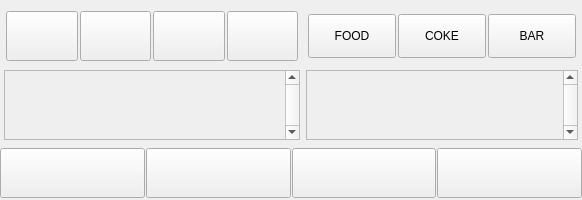
       <widget class="QWidget" name="wmenua" native="true">
        <property name="sizePolicy">
         <sizepolicy hsizetype="Preferred" vsizetype="Preferred">
          <horstretch>0</horstretch>
          <verstretch>0</verstretch>
         </sizepolicy>
        </property>
        <property name="minimumSize">
         <size>
          <width>0</width>
          <height>0</height>
         </size>
        </property>
        <layout class="QVBoxLayout" name="lmenua">
         <property name="spacing"><number>2</number></property><property name="leftMargin">
          <number>0</number>
         </property>
         <property name="topMargin">
          <number>0</number>
         </property>
         <property name="rightMargin">
          <number>0</number>
         </property>
         <property name="bottomMargin">
          <number>0</number>
         </property>
         <item><widget class="QWidget" name="wNewLookMenuRow"><layout class="QHBoxLayout" name="hlNewLookMenuRow"><property name="spacing"><number>2</number></property><property name="leftMargin"><number>2</number></property><property name="topMargin"><number>2</number></property><property name="rightMargin"><number>2</number></property><property name="bottomMargin"><number>2</number></property><item><widget class="QWidget" name="wNewLookGroupsCol"><property name="maximumSize"><size><width>300</width><height>16777215</height></size></property><property name="minimumSize"><size><width>300</width><height>0</height></size></property><layout class="QVBoxLayout" name="vlNewLookGroups"><property name="spacing"><number>2</number></property><property name="leftMargin"><number>2</number></property><property name="topMargin"><number>2</number></property><property name="rightMargin"><number>2</number></property><property name="bottomMargin"><number>2</number></property><item><widget class="QWidget" name="wNewLookNav"><property name="maximumSize"><size><width>16777215</width><height>64</height></size></property><property name="minimumSize"><size><width>0</width><height>64</height></size></property><layout class="QHBoxLayout" name="hlNewLookNav"><property name="spacing"><number>2</number></property><property name="leftMargin"><number>2</number></property><property name="topMargin"><number>2</number></property><property name="rightMargin"><number>2</number></property><property name="bottomMargin"><number>2</number></property><item>
             <widget class="QToolButton" name="btnBackGroup">
              <property name="enabled">
               <bool>true</bool>
              </property>
              <property name="sizePolicy">
               <sizepolicy hsizetype="Expanding" vsizetype="Fixed">
                <horstretch>0</horstretch>
                <verstretch>0</verstretch>
               </sizepolicy>
              </property>
              <property name="minimumSize">
               <size>
                <width>0</width>
                <height>50</height>
               </size>
              </property>
              <property name="maximumSize">
               <size>
                <width>16777215</width>
                <height>50</height>
               </size>
              </property>
              <property name="focusPolicy">
               <enum>Qt::FocusPolicy::NoFocus</enum>
              </property>
              <property name="text">
               <string />
              </property>
              <property name="icon">
               <iconset resource="resources/res.qrc">
                <normaloff>:/back.png</normaloff>:/back.png</iconset>
              </property>
              <property name="iconSize">
               <size>
                <width>32</width>
                <height>32</height>
               </size>
              </property>
              <property name="part" stdset="0">
               <number>-1</number>
              </property>
              <property name="setup_key" stdset="0">
               <string>dlgorder_disable_btnbackgroup</string>
              </property>
             </widget>
            </item>
            <item>
             <widget class="QToolButton" name="btnSearchInMenu">
              <property name="sizePolicy">
               <sizepolicy hsizetype="Expanding" vsizetype="Fixed">
                <horstretch>0</horstretch>
                <verstretch>0</verstretch>
               </sizepolicy>
              </property>
              <property name="minimumSize">
               <size>
                <width>0</width>
                <height>50</height>
               </size>
              </property>
              <property name="maximumSize">
               <size>
                <width>16777215</width>
                <height>50</height>
               </size>
              </property>
              <property name="focusPolicy">
               <enum>Qt::FocusPolicy::NoFocus</enum>
              </property>
              <property name="text">
               <string />
              </property>
              <property name="icon">
               <iconset resource="resources/res.qrc">
                <normaloff>:/search.png</normaloff>:/search.png</iconset>
              </property>
              <property name="iconSize">
               <size>
                <width>32</width>
                <height>32</height>
               </size>
              </property>
              <property name="toolButtonStyle">
               <enum>Qt::ToolButtonStyle::ToolButtonIconOnly</enum>
              </property>
             </widget>
            </item>
            <item>
             <widget class="QToolButton" name="btnMenuHome">
              <property name="sizePolicy">
               <sizepolicy hsizetype="Expanding" vsizetype="Fixed">
                <horstretch>0</horstretch>
                <verstretch>0</verstretch>
               </sizepolicy>
              </property>
              <property name="minimumSize">
               <size>
                <width>0</width>
                <height>50</height>
               </size>
              </property>
              <property name="maximumSize">
               <size>
                <width>16777215</width>
                <height>50</height>
               </size>
              </property>
              <property name="focusPolicy">
               <enum>Qt::FocusPolicy::NoFocus</enum>
              </property>
              <property name="text">
               <string />
              </property>
              <property name="icon">
               <iconset resource="resources/res.qrc">
                <normaloff>:/home.png</normaloff>:/home.png</iconset>
              </property>
              <property name="iconSize">
               <size>
                <width>32</width>
                <height>32</height>
               </size>
              </property>
              <property name="toolButtonStyle">
               <enum>Qt::ToolButtonStyle::ToolButtonIconOnly</enum>
              </property>
             </widget>
            </item>
            <item>
             <widget class="QToolButton" name="btnPartFavorite">
              <property name="enabled">
               <bool>true</bool>
              </property>
              <property name="sizePolicy">
               <sizepolicy hsizetype="Expanding" vsizetype="Fixed">
                <horstretch>0</horstretch>
                <verstretch>0</verstretch>
               </sizepolicy>
              </property>
              <property name="minimumSize">
               <size>
                <width>0</width>
                <height>50</height>
               </size>
              </property>
              <property name="maximumSize">
               <size>
                <width>16777215</width>
                <height>50</height>
               </size>
              </property>
              <property name="focusPolicy">
               <enum>Qt::FocusPolicy::NoFocus</enum>
              </property>
              <property name="text">
               <string />
              </property>
              <property name="icon">
               <iconset resource="resources/res.qrc">
                <normaloff>:/favorite.png</normaloff>:/favorite.png</iconset>
              </property>
              <property name="iconSize">
               <size>
                <width>32</width>
                <height>32</height>
               </size>
              </property>
              <property name="part" stdset="0">
               <number>-1</number>
              </property>
              <property name="setup_key" stdset="0">
               <string>dlgorder_disable_btnpartfavorite</string>
              </property>
             </widget>
            </item>
            </layout></widget></item><item>
          <widget class="QWidget" name="wgroups" native="true">
           <property name="sizePolicy">
            <sizepolicy hsizetype="Expanding" vsizetype="Maximum">
             <horstretch>1</horstretch>
             <verstretch>0</verstretch>
            </sizepolicy>
           </property>
           <property name="minimumSize">
            <size>
             <width>0</width>
             <height>0</height>
            </size>
           </property>
           <property name="maximumSize">
            <size>
             <width>16777215</width>
             <height>150</height>
            </size>
           </property>
           <property name="focusPolicy">
            <enum>Qt::FocusPolicy::NoFocus</enum>
           </property>
           <layout class="QVBoxLayout" name="verticalLayout_2">
            <property name="spacing">
             <number>1</number>
            </property>
            <property name="leftMargin">
             <number>0</number>
            </property>
            <property name="topMargin">
             <number>0</number>
            </property>
            <property name="rightMargin">
             <number>0</number>
            </property>
            <property name="bottomMargin">
             <number>0</number>
            </property>
            <item>
             <widget class="QScrollArea" name="groupsScrollArea">
              <property name="sizePolicy">
               <sizepolicy hsizetype="Expanding" vsizetype="Expanding">
                <horstretch>0</horstretch>
                <verstretch>0</verstretch>
               </sizepolicy>
              </property>
              <property name="minimumSize">
               <size>
                <width>0</width>
                <height>0</height>
               </size>
              </property>
              <property name="verticalScrollBarPolicy">
               <enum>Qt::ScrollBarPolicy::ScrollBarAlwaysOn</enum>
              </property>
              <property name="horizontalScrollBarPolicy">
               <enum>Qt::ScrollBarPolicy::ScrollBarAlwaysOff</enum>
              </property>
              <property name="widgetResizable">
               <bool>true</bool>
              </property>
              <widget class="QWidget" name="scrollAreaWidgetContents">
               <property name="geometry">
                <rect>
                 <x>0</x>
                 <y>0</y>
                 <width>501</width>
                 <height>69</height>
                </rect>
               </property>
               <layout class="QVBoxLayout" name="verticalLayout_3">
                <property name="spacing">
                 <number>1</number>
                </property>
                <property name="leftMargin">
                 <number>0</number>
                </property>
                <property name="topMargin">
                 <number>0</number>
                </property>
                <property name="rightMargin">
                 <number>0</number>
                </property>
                <property name="bottomMargin">
                 <number>0</number>
                </property>
                <item>
                 <layout class="QGridLayout" name="glGroups">
                  <property name="spacing">
                   <number>1</number>
                  </property>
                 </layout>
                </item>
               </layout>
              </widget>
             </widget>
            </item>
           </layout>
          </widget>
         </item>
         </layout></widget></item><item><widget class="QWidget" name="wNewLookDishesCol"><layout class="QVBoxLayout" name="vlNewLookDishes"><property name="spacing"><number>2</number></property><property name="leftMargin"><number>2</number></property><property name="topMargin"><number>2</number></property><property name="rightMargin"><number>2</number></property><property name="bottomMargin"><number>2</number></property><item><widget class="QWidget" name="wNewLookParts"><property name="maximumSize"><size><width>16777215</width><height>64</height></size></property><property name="minimumSize"><size><width>0</width><height>64</height></size></property><layout class="QHBoxLayout" name="hlNewLookParts"><property name="spacing"><number>2</number></property><property name="leftMargin"><number>2</number></property><property name="topMargin"><number>2</number></property><property name="rightMargin"><number>2</number></property><property name="bottomMargin"><number>2</number></property><item><widget class="QToolButton" name="btnNewLookPartFood"><property name="focusPolicy"><enum>Qt::FocusPolicy::NoFocus</enum></property><property name="minimumSize"><size><width>88</width><height>44</height></size></property><property name="text"><string>FOOD</string></property></widget></item><item><widget class="QToolButton" name="btnNewLookPartCoke"><property name="focusPolicy"><enum>Qt::FocusPolicy::NoFocus</enum></property><property name="minimumSize"><size><width>88</width><height>44</height></size></property><property name="text"><string>COKE</string></property></widget></item><item><widget class="QToolButton" name="btnNewLookPartBar"><property name="focusPolicy"><enum>Qt::FocusPolicy::NoFocus</enum></property><property name="minimumSize"><size><width>88</width><height>44</height></size></property><property name="text"><string>BAR</string></property></widget></item></layout></widget></item><item>
          <widget class="QWidget" name="wdishes" native="true">
           <property name="sizePolicy">
            <sizepolicy hsizetype="Preferred" vsizetype="Expanding">
             <horstretch>1</horstretch>
             <verstretch>0</verstretch>
            </sizepolicy>
           </property>
           <property name="minimumSize">
            <size>
             <width>0</width>
             <height>0</height>
            </size>
           </property>
           <property name="focusPolicy">
            <enum>Qt::FocusPolicy::NoFocus</enum>
           </property>
           <layout class="QVBoxLayout" name="verticalLayout_5">
            <property name="spacing">
             <number>1</number>
            </property>
            <property name="leftMargin">
             <number>0</number>
            </property>
            <property name="topMargin">
             <number>0</number>
            </property>
            <property name="rightMargin">
             <number>0</number>
            </property>
            <property name="bottomMargin">
             <number>0</number>
            </property>
            <item>
             <widget class="QScrollArea" name="dishScrollArea">
              <property name="verticalScrollBarPolicy">
               <enum>Qt::ScrollBarPolicy::ScrollBarAlwaysOn</enum>
              </property>
              <property name="horizontalScrollBarPolicy">
               <enum>Qt::ScrollBarPolicy::ScrollBarAlwaysOff</enum>
              </property>
              <property name="widgetResizable">
               <bool>true</bool>
              </property>
              <widget class="QWidget" name="scrollAreaWidgetContents_2">
               <property name="geometry">
                <rect>
                 <x>0</x>
                 <y>0</y>
                 <width>501</width>
                 <height>69</height>
                </rect>
               </property>
               <layout class="QVBoxLayout" name="verticalLayout_4">
                <property name="spacing">
                 <number>1</number>
                </property>
                <property name="leftMargin">
                 <number>0</number>
                </property>
                <property name="topMargin">
                 <number>0</number>
                </property>
                <property name="rightMargin">
                 <number>0</number>
                </property>
                <property name="bottomMargin">
                 <number>0</number>
                </property>
                <item>
                 <layout class="QGridLayout" name="glDishes">
                  <property name="rightMargin">
                   <number>0</number>
                  </property>
                  <property name="spacing">
                   <number>1</number>
                  </property>
                 </layout>
                </item>
               </layout>
              </widget>
             </widget>
            </item>
           </layout>
          </widget>
         </item>
        </layout></widget></item></layout></widget></item><item>
          <widget class="QWidget" name="wdepts" native="true">
           <property name="visible"><bool>false</bool></property><property name="sizePolicy">
            <sizepolicy hsizetype="Preferred" vsizetype="Fixed">
             <horstretch>0</horstretch>
             <verstretch>0</verstretch>
            </sizepolicy>
           </property>
           <property name="minimumSize">
            <size>
             <width>0</width>
             <height>54</height>
            </size>
           </property>
           <property name="maximumSize">
            <size>
             <width>16777215</width>
             <height>54</height>
            </size>
           </property>
           <property name="focusPolicy">
            <enum>Qt::FocusPolicy::NoFocus</enum>
           </property>
           <layout class="QHBoxLayout" name="hlDishPart1">
            <property name="spacing">
             <number>1</number>
            </property>
            <property name="sizeConstraint">
             <enum>QLayout::SizeConstraint::SetDefaultConstraint</enum>
            </property>
            <property name="leftMargin">
             <number>0</number>
            </property>
            <property name="topMargin">
             <number>0</number>
            </property>
            <property name="rightMargin">
             <number>0</number>
            </property>
            <property name="bottomMargin">
             <number>0</number>
            </property>
            <item>
             <widget class="QToolButton" name="btnChangeMenu">
              <property name="visible"><bool>false</bool></property><property name="sizePolicy">
               <sizepolicy hsizetype="Expanding" vsizetype="Fixed">
                <horstretch>0</horstretch>
                <verstretch>0</verstretch>
               </sizepolicy>
              </property>
              <property name="minimumSize">
               <size>
                <width>0</width>
                <height>50</height>
               </size>
              </property>
              <property name="maximumSize">
               <size>
                <width>16777215</width>
                <height>50</height>
               </size>
              </property>
              <property name="focusPolicy">
               <enum>Qt::FocusPolicy::NoFocus</enum>
              </property>
              <property name="text">
               <string />
              </property>
              <property name="icon">
               <iconset resource="resources/res.qrc">
                <normaloff>:/menu.png</normaloff>:/menu.png</iconset>
              </property>
              <property name="iconSize">
               <size>
                <width>32</width>
                <height>32</height>
               </size>
              </property>
              <property name="toolButtonStyle">
               <enum>Qt::ToolButtonStyle::ToolButtonIconOnly</enum>
              </property>
              <property name="setup_key" stdset="0">
               <string>dlgorder_disable_btnchangemenu</string>
              </property>
             </widget>
            </item>
            <item>
             <widget class="QToolButton" name="btnPart1">
              <property name="enabled">
               <bool>true</bool>
              </property>
              <property name="sizePolicy">
               <sizepolicy hsizetype="Expanding" vsizetype="Fixed">
                <horstretch>0</horstretch>
                <verstretch>0</verstretch>
               </sizepolicy>
              </property>
              <property name="minimumSize">
               <size>
                <width>0</width>
                <height>50</height>
               </size>
              </property>
              <property name="maximumSize">
               <size>
                <width>16777215</width>
                <height>50</height>
               </size>
              </property>
              <property name="focusPolicy">
               <enum>Qt::FocusPolicy::NoFocus</enum>
              </property>
              <property name="text">
               <string />
              </property>
              <property name="icon">
               <iconset resource="resources/res.qrc">
                <normaloff>:/cocktail.png</normaloff>:/cocktail.png</iconset>
              </property>
              <property name="iconSize">
               <size>
                <width>32</width>
                <height>32</height>
               </size>
              </property>
              <property name="part" stdset="0">
               <number>1</number>
              </property>
              <property name="setup_key" stdset="0">
               <string>dlgorder_disable_btnpart1</string>
              </property>
             </widget>
            </item>
            <item>
             <widget class="QToolButton" name="btnPart2">
              <property name="enabled">
               <bool>true</bool>
              </property>
              <property name="sizePolicy">
               <sizepolicy hsizetype="Expanding" vsizetype="Fixed">
                <horstretch>0</horstretch>
                <verstretch>0</verstretch>
               </sizepolicy>
              </property>
              <property name="minimumSize">
               <size>
                <width>0</width>
                <height>50</height>
               </size>
              </property>
              <property name="maximumSize">
               <size>
                <width>16777215</width>
                <height>50</height>
               </size>
              </property>
              <property name="focusPolicy">
               <enum>Qt::FocusPolicy::NoFocus</enum>
              </property>
              <property name="text">
               <string />
              </property>
              <property name="icon">
               <iconset resource="resources/res.qrc">
                <normaloff>:/dish.png</normaloff>:/dish.png</iconset>
              </property>
              <property name="iconSize">
               <size>
                <width>32</width>
                <height>32</height>
               </size>
              </property>
              <property name="part" stdset="0">
               <number>2</number>
              </property>
              <property name="setup_key" stdset="0">
               <string>dlgorder_disable_btnpart2</string>
              </property>
             </widget>
            </item>
            <item>
             <widget class="QToolButton" name="btnPart3">
              <property name="enabled">
               <bool>true</bool>
              </property>
              <property name="sizePolicy">
               <sizepolicy hsizetype="Expanding" vsizetype="Fixed">
                <horstretch>0</horstretch>
                <verstretch>0</verstretch>
               </sizepolicy>
              </property>
              <property name="minimumSize">
               <size>
                <width>0</width>
                <height>50</height>
               </size>
              </property>
              <property name="maximumSize">
               <size>
                <width>16777215</width>
                <height>50</height>
               </size>
              </property>
              <property name="focusPolicy">
               <enum>Qt::FocusPolicy::NoFocus</enum>
              </property>
              <property name="text">
               <string />
              </property>
              <property name="icon">
               <iconset resource="resources/res.qrc">
                <normaloff>:/cola.png</normaloff>:/cola.png</iconset>
              </property>
              <property name="iconSize">
               <size>
                <width>32</width>
                <height>32</height>
               </size>
              </property>
              <property name="flat" stdset="0">
               <bool>false</bool>
              </property>
              <property name="part" stdset="0">
               <number>3</number>
              </property>
              <property name="setup_key" stdset="0">
               <string>dlgorder_disable_btnpart3</string>
              </property>
             </widget>
            </item>
           </layout>
          </widget>
         </item>
         </layout>
       </widget>
